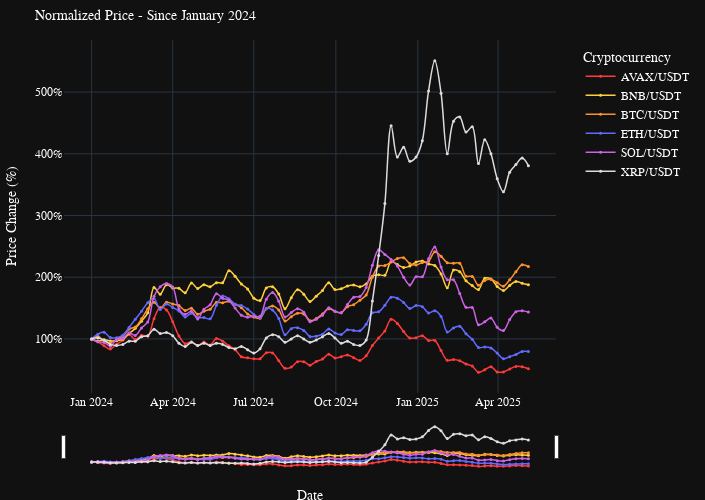

Notebook source saved alongside this figure:
### Code cell
#%% Create the normalized price evolution graph

# Create the figure
fig3 = px.line(
    normalized_df_2024,
    x='timestamp',
    y='normalized_price',
    color='symbols',
    custom_data=['symbols', 'average_price'],
    title='Normalized Price - Since January 2024',
    labels={
        'timestamp': 'Date',
        'normalized_price': 'Price Change (%)',
        'symbols': 'Cryptocurrency'
    },
    color_discrete_map={
        'BTC/USDT': '#FC922F',  # Bitcoin Orange
        'ETH/USDT': '#626AFF',  # Ethereum Blue
        'BNB/USDT': '#FFCF3D',  # Binance Yellow
        'SOL/USDT': '#CF62E7',   # Solana Pink
        'XRP/USDT': '#DCDCDC',  # Ripple Grey
        'AVAX/USDT': '#FF3A3A',  # Avalanche Red
    },
    markers=True,
    line_shape='spline'
    
)

# Update traces to reduce marker size
fig3.update_traces(
    marker=dict(size=3),
    line=dict(width= 1.5, smoothing=1),
    hovertemplate="<b>%{customdata[0]}</b><br>" +
                  "Change: %{y:.1f}%<br>" +
                  "Price: $%{customdata[1]:,.2f}<br>" +
                  "<extra></extra>",
) 

# Customize the layout
fig3.update_layout(
    template="plotly_dark",              # inherit base dark theme 
    hovermode="closest",
    dragmode="pan",
    title=dict(font=dict(size=14, color='white'), xanchor="left"),
    hoverlabel=dict(font=dict(family="IBM Plex Sans", size=12)),
    font=dict(family="IBM Plex Sans", color="white"),
    legend=dict(yanchor="top", y=0.99, xanchor="left", x=1.05),
    margin=dict(l=10, r=10, t=40, b=10),
    yaxis=dict(title="Price Change (%)", ticksuffix='%', tickformat=",d"),
    xaxis=dict(rangeslider=dict(visible=True, thickness=0.1), type="date"),
    height=500, width=705,
)

# Show the plot
fig3.show(config={
    'displayModeBar': True,
    'displaylogo': False,
    'modeBarButtonsToAdd': ['fullscreen']
})


# get the full HTML as a string, with Plotly.js from CDN
fig3html = fig3.to_html(include_plotlyjs="cdn", full_html=True)
# inject the Google Fonts link right after <head>
font_link = '<link href="https://fonts.googleapis.com/css2?family=IBM+Plex+Sans&display=swap" rel="stylesheet">'
fig3html = fig3html.replace("<head>", f"<head>\n    {font_link}")

with open("plots/html/jan2024_crypto_relative_price_performance.html", "w") as f:
    f.write(fig3html)
